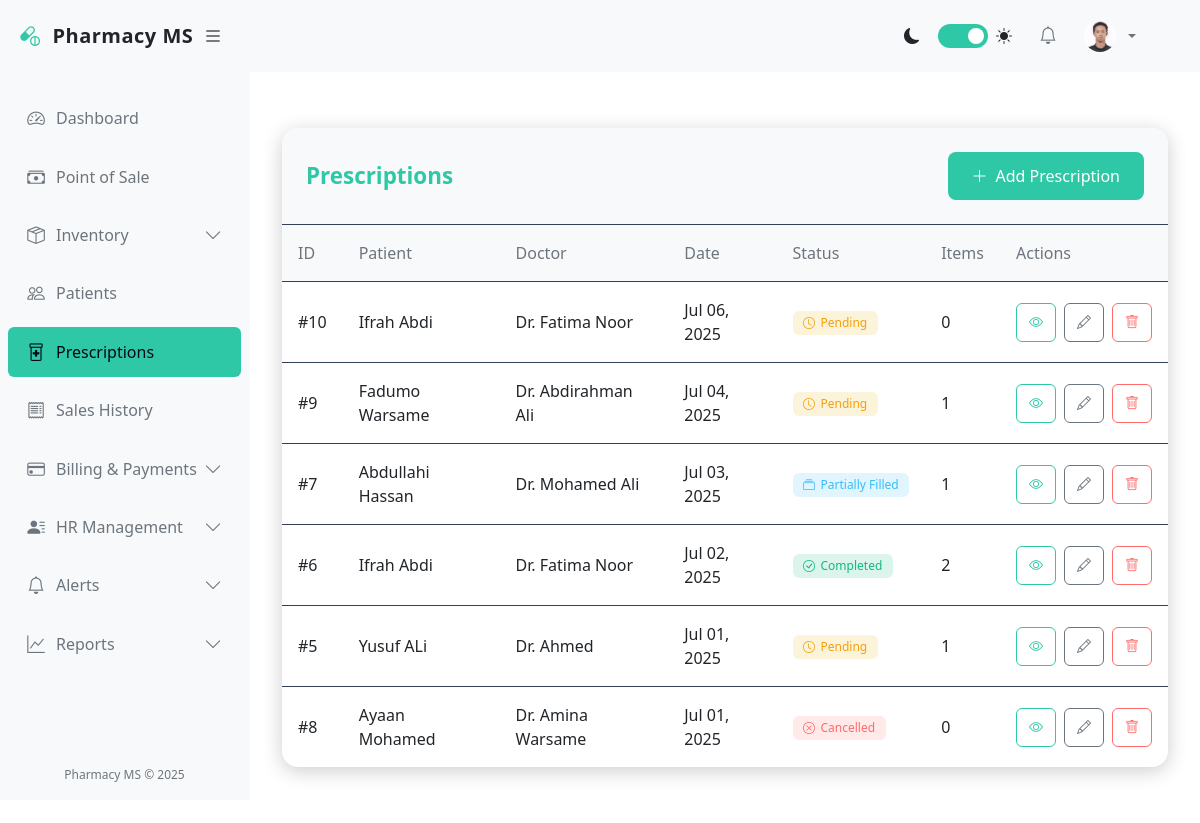
Screenshot of /pharmacy/prescriptions/ (signed in) with the database file from the repository.
### accounts/models.py (models this page shows, shortened)
class User(AbstractUser):
    GENDER_CHOICES = (
        ('M', 'Male'),
        ('F', 'Female'),
        ('O', 'Other'),
    )
    ROLES = (
        ('admin', 'Administrator'),
        ('pharmacist', 'Pharmacist'),
        ('cashier', 'Cashier'),
        ('manager', 'Manager'),
        ('staff', 'Staff'),
    )
    role = models.CharField(max_length=20, choices=ROLES, default='staff')
    gender = models.CharField(max_length=1, choices=GENDER_CHOICES, blank=True, null=True)
    phone = models.CharField(max_length=20, blank=True, null=True)
    address = models.TextField(blank=True, null=True)
    date_of_birth = models.DateField(blank=True, null=True)
    hire_date = models.DateField(blank=True, null=True)
    profile_picture = models.ImageField(upload_to='profile_pics/', blank=True, null=True)
    is_active = models.BooleanField(default=True)

### pharmacy/models.py (models this page shows, shortened)
class Prescription(models.Model):
    STATUS_CHOICES = (
        ('pending', 'Pending'),
        ('completed', 'Completed'),
        ('partially_filled', 'Partially Filled'),
        ('cancelled', 'Cancelled'),
    )
    patient = models.ForeignKey('Patient', on_delete=models.CASCADE, related_name='prescriptions')
    prescribing_doctor = models.CharField(max_length=100)
    date_prescribed = models.DateField()
    status = models.CharField(max_length=20, choices=STATUS_CHOICES, default='pending')
    notes = models.TextField(blank=True, null=True)
    created_by = models.ForeignKey(User, on_delete=models.SET_NULL, null=True)
    created_at = models.DateTimeField(auto_now_add=True)
    updated_at = models.DateTimeField(auto_now=True)
    def get_total_items(self):
        return self.items.count()
    class Meta:
        ordering = ['-date_prescribed']

class Patient(models.Model):
    GENDER_CHOICES = (
        ('M', 'Male'),
        ('F', 'Female'),
        ('O', 'Other'),
    )
    first_name = models.CharField(max_length=50)
    last_name = models.CharField(max_length=50)
    date_of_birth = models.DateField()
    gender = models.CharField(max_length=1, choices=GENDER_CHOICES)
    phone = models.CharField(max_length=20, blank=True, null=True)
    email = models.EmailField(blank=True, null=True)
    address = models.TextField(blank=True, null=True)
    city = models.CharField(max_length=50, blank=True, null=True)
    state = models.CharField(max_length=50, blank=True, null=True)
    postal_code = models.CharField(max_length=20, blank=True, null=True)
    insurance_provider = models.CharField(max_length=100, blank=True, null=True)
    insurance_number = models.CharField(max_length=50, blank=True, null=True)
    medical_history = models.TextField(blank=True, null=True)
    allergies = models.TextField(blank=True, null=True)
    created_at = models.DateTimeField(auto_now_add=True)
    updated_at = models.DateTimeField(auto_now=True)
    def __str__(self):
        return f"{self.first_name} {self.last_name}"
    class Meta:
        ordering = ['last_name', 'first_name']

### pharmacy/views.py (the view)
# urls.py: path('prescriptions/', views.prescription_list, name='prescription_list'),
@login_required
def prescription_list(request):
    prescriptions = Prescription.objects.select_related('patient', 'created_by').all()
    return render(request, 'pharmacy/prescription/prescription_list.html', {
        'prescriptions': prescriptions
    })

### pharmacy/templates/pharmacy/prescription/prescription_list.html (shortened to what this page needs)
{% extends 'base.html' %}
{% block content %}
<div class="prescription-list-container">
    <div class="prescription-list-header">
        <h2 class="prescription-list-title">Prescriptions</h2>
        <a href="{% url 'prescription_create' %}" class="btn btn-primary">
            <i class="bi bi-plus-lg"></i> Add Prescription
        </a>
    </div>
    <div class="table-responsive">
        <table class="prescription-table">
            <thead>
                <tr>
                    <th>ID</th>
                    <th>Patient</th>
                    <th>Doctor</th>
                    <th>Date</th>
                    <th>Status</th>
                    <th>Items</th>
                    <th>Actions</th>
                </tr>
            </thead>
            <tbody>
                {% for prescription in prescriptions %}
                <tr>
                    <td>#{{ prescription.id }}</td>
                    <td>{{ prescription.patient }}</td>
                    <td>{{ prescription.prescribing_doctor }}</td>
                    <td>{{ prescription.date_prescribed|date:"M d, Y" }}</td>
                    <td>
                        <span class="badge
                            {% if prescription.status == 'completed' %}badge-success
                            {% elif prescription.status == 'pending' %}badge-warning
                            {% elif prescription.status == 'partially_filled' %}badge-info
                            {% else %}badge-danger
                            {% endif %}">
                            <i class="bi
                                {% if prescription.status == 'completed' %}bi-check-circle
                                {% elif prescription.status == 'pending' %}bi-clock
                                {% elif prescription.status == 'partially_filled' %}bi-collection
                                {% else %}bi-x-circle
                                {% endif %}"></i>
                            {{ prescription.get_status_display }}
                        </span>
                        <td>{{ prescription.get_total_items }}</td>
                    </td>
                    <td>
                        <div class="table-actions">
                            <a href="{% url 'prescription_detail' pk=prescription.pk %}" class="btn btn-sm btn-outline-primary" title="View">
                                <i class="bi bi-eye"></i>
                            </a>
                            <a href="{% url 'prescription_update' pk=prescription.pk %}" class="btn btn-sm btn-outline-secondary" title="Edit">
                                <i class="bi bi-pencil"></i>
                            </a>
                            <a href="{% url 'prescription_delete' pk=prescription.pk %}" class="btn btn-sm btn-outline-danger" title="Delete">
                                <i class="bi bi-trash"></i>
                            </a>
                        </div>
                    </td>
                </tr>
                {% endfor %}
            </tbody>
        </table>
    </div>
</div>
{% endblock %}

### pharmacy/templates/base.html (shortened to what this page needs)
<!DOCTYPE html>
<html lang="en">
<head>
    <link href="https://cdn.jsdelivr.net/npm/bootstrap@5.3.0/dist/css/bootstrap.min.css" rel="stylesheet">
    <link rel="stylesheet" href="https://cdn.jsdelivr.net/npm/bootstrap-icons@1.10.0/font/bootstrap-icons.css">
</head>
<body>
    <div class="d-flex">
        <div class="sidebar" id="sidebar">
            <div class="sidebar-header">
                <a href="{% url 'dashboard' %}" class="sidebar-brand">
                    <i class="bi bi-capsule-pill sidebar-brand-icon"></i>
                    <span id="sidebar-title">Pharmacy MS</span>
                </a>
                <button class="toggle-btn" id="toggle-sidebar">
                    <i class="bi bi-list"></i>
                </button>
            </div>
            <div class="px-2 py-3" style="height: calc(100% - 120px); overflow-y: auto;">
                <ul class="nav flex-column">
                    <li class="nav-item">
                        <a class="nav-link {% if request.resolver_match.url_name == 'dashboard' %}active{% endif %}"
                            href="{% url 'dashboard' %}">
                            <i class="bi bi-speedometer2"></i>
                            <span class="nav-link-text ms-2">Dashboard</span>
                        </a>
                    </li>
                    <li class="nav-item">
                        <a class="nav-link {% if 'pos' in request.resolver_match.url_name %}active{% endif %}"
                            href="{% url 'pos' %}">
                            <i class="bi bi-cash-stack"></i>
                            <span class="nav-link-text ms-2">Point of Sale</span>
                        </a>
                    </li>
                    <li class="nav-item">
                        <a class="nav-link "
                            data-bs-toggle="collapse" href="#inventoryCollapse">
                            <i class="bi bi-box-seam"></i>
                            <span class="nav-link-text ms-2">Inventory</span>
                            <i class="bi bi-chevron-down collapse-icon ms-auto"></i>
                        </a>
                    </li>
                    <li class="nav-item">
                        <a class="nav-link {% if 'patient' in request.resolver_match.url_name %}active{% endif %}"
                            href="{% url 'patient_list' %}">
                            <i class="bi bi-people"></i>
                            <span class="nav-link-text ms-2">Patients</span>
                        </a>
                    </li>
                    <li class="nav-item">
                        <a class="nav-link {% if 'prescription' in request.resolver_match.url_name %}active{% endif %}"
                            href="{% url 'prescription_list' %}">
                            <i class="bi bi-prescription2"></i>
                            <span class="nav-link-text ms-2">Prescriptions</span>
                        </a>
                    </li>
                    <li class="nav-item">
                        <a class="nav-link {% if 'sale' in request.resolver_match.url_name and 'pos' not in request.resolver_match.url_name %}active{% endif %}"
                            href="{% url 'sale_list' %}">
                            <i class="bi bi-receipt"></i>
                            <span class="nav-link-text ms-2">Sales History</span>
                        </a>
                    </li>
                    <li class="nav-item">
                        <a class="nav-link {% if 'billing' in request.resolver_match.url_name or 'payment' in request.resolver_match.url_name %}active{% endif %}"
                            data-bs-toggle="collapse" href="#billingCollapse">
                            <i class="bi bi-credit-card"></i>
                            <span class="nav-link-text ms-2">Billing & Payments</span>
                            <i class="bi bi-chevron-down collapse-icon ms-auto"></i>
                        </a>
                    </li>
                    <li class="nav-item">
                        <a class="nav-link {% if 'user' in request.resolver_match.url_name or 'attendance' in request.resolver_match.url_name or 'payroll' in request.resolver_match.url_name %}active{% endif %}"
                            data-bs-toggle="collapse" href="#hrCollapse">
                            <i class="bi bi-person-lines-fill"></i>
                            <span class="nav-link-text ms-2">HR Management</span>
                            <i class="bi bi-chevron-down collapse-icon ms-auto"></i>
                        </a>
                    </li>
                    <li class="nav-item">
                        <a class="nav-link {% if 'notification' in request.resolver_match.url_name or 'alert_rule' in request.resolver_match.url_name %}active{% endif %}"
                            data-bs-toggle="collapse" href="#alertsCollapse">
                            <i class="bi bi-bell"></i>
                            <span class="nav-link-text ms-2">Alerts</span>
                            <i class="bi bi-chevron-down collapse-icon ms-auto"></i>
                        </a>
                    </li>
                    <li class="nav-item">
                        <a class="nav-link {% if 'report' in request.resolver_match.url_name %}active{% endif %}"
                            data-bs-toggle="collapse" href="#reportsCollapse">
                            <i class="bi bi-graph-up"></i>
                            <span class="nav-link-text ms-2">Reports</span>
                            <i class="bi bi-chevron-down collapse-icon ms-auto"></i>
                        </a>
                    </li>
                </ul>
            </div>
            <div class="sidebar-footer">
                Pharmacy MS &copy; 2025
            </div>
        </div>
        <div class="main-content flex-grow-1" id="main-content">
            <nav class="navbar navbar-expand-lg navbar-light bg-light border-bottom">
                <div class="container-fluid">
                    <div class="collapse navbar-collapse" id="navbarSupportedContent">
                        <ul class="navbar-nav ms-auto align-items-center">
                            <li class="nav-item me-3">
                                <div class="d-flex align-items-center">
                                    <i class="bi bi-moon-fill me-2"></i>
                                    <label class="theme-switch">
                                        <span class="slider"></span>
                                    </label>
                                    <i class="bi bi-sun-fill ms-2"></i>
                                </div>
                            </li>
                            <li class="nav-item dropdown me-2">
                                <a class="nav-link position-relative" href="#" id="notificationsDropdown" role="button"
                                    data-bs-toggle="dropdown">
                                    <i class="bi bi-bell"></i>
                                </a>
                            </li>
                            <li class="nav-item dropdown">
                                <a class="nav-link dropdown-toggle d-flex align-items-center" href="#" id="userDropdown"
                                    role="button" data-bs-toggle="dropdown">
                                    {% if user.profile_picture %}
                                    <img src="{{ user.profile_picture.url }}" class="rounded-circle me-2" width="32"
                                        height="32" alt="Profile">
                                    {% else %}
                                    <i class="bi bi-person-circle me-2"></i>
                                    {% endif %}
                                </a>
                            </li>
                        </ul>
                    </div>
                </div>
            </nav>
            <div class="container-fluid py-4">
                {% block content %}{% endblock %}
            </div>
        </div>
    </div>
</body>
</html>

### rows the page displays
User: profile_picture (picture)
Prescription: id "10", patient "Ifrah Abdi", prescribing_doctor "Dr. Fatima Noor", date_prescribed "Jul 06, 2025", status "Pending", get_total_items "0"
Prescription: id "9", patient "Fadumo Warsame", prescribing_doctor "Dr. Abdirahman Ali", date_prescribed "Jul 04, 2025", status "Pending", get_total_items "1"
Prescription: id "7", patient "Abdullahi Hassan", prescribing_doctor "Dr. Mohamed Ali", date_prescribed "Jul 03, 2025", status "Partially Filled", get_total_items "1"
Prescription: id "6", patient "Ifrah Abdi", prescribing_doctor "Dr. Fatima Noor", date_prescribed "Jul 02, 2025", status "Completed", get_total_items "2"
Prescription: id "5", patient "Yusuf ALi", prescribing_doctor "Dr. Ahmed", date_prescribed "Jul 01, 2025", status "Pending", get_total_items "1"
Prescription: id "8", patient "Ayaan Mohamed", prescribing_doctor "Dr. Amina Warsame", date_prescribed "Jul 01, 2025", status "Cancelled", get_total_items "0"
